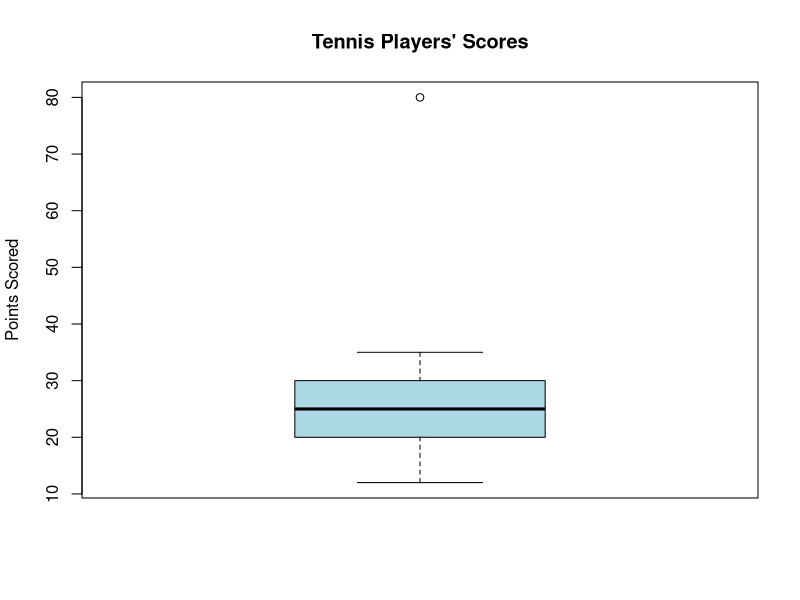

The R script that drew this image:
points <- c(12,15,18,20,22,24,25,26,28,30,32,35,80)

boxplot(points,
        col = "lightblue",
        main = "Tennis Players' Scores",
        ylab = "Points Scored")

print(summary(points))
print(boxplot.stats(points)$out)
